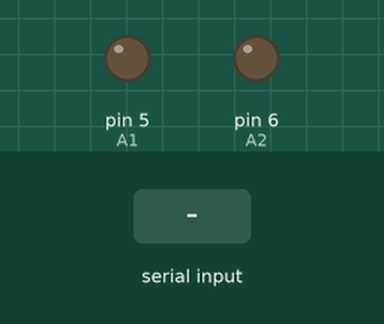
Recording of a sketch running on a simulated Arduino Uno, built with avr-gcc and run on an emulated ATmega328P. Shown: output pins drawn as LEDs (lit = HIGH). Dashed ring = blinking. The inputs (shaded band) are chosen by the test bench. What the sketch prints to the serial monitor is not drawn.

Above: at 1.2 s.
1.3 s: "30,150\n" received over Serial
At 1.91 s:
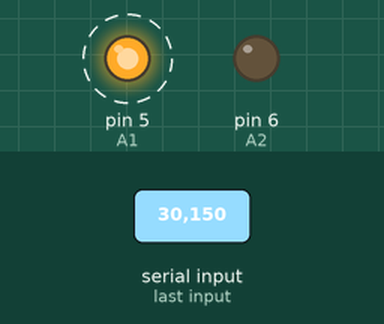
Timing chart, 0 to 4.6 s (numbered marks = the images above; inputs shaded):
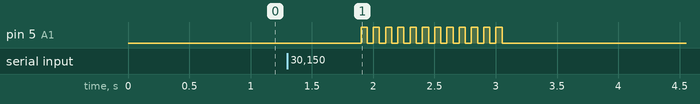

The sketch:

uno_ttMotor.ino
```cpp
// Define Motor Pin Number
#define A1 5  // Yello (A-1B)
#define A2 6  // Green (A-1A)

int incomingByte = 0; // serial data

void setup() {

  pinMode(A1, OUTPUT);
  pinMode(A2, OUTPUT);

  digitalWrite(A1, LOW);
  digitalWrite(A2, LOW);

  Serial.begin(9600);

  Serial.println("select mode");
  Serial.println("1.long movement");
  Serial.println("2.short movement");
  Serial.println("3.stop");

}
int  input = 0;
void loop() {

  // send data only when you receive data:
  if (Serial.available() > 0) {
    // read the incoming byte:
    incomingByte = Serial.read();
    input = incomingByte - 48; //convert ASCII code

  switch (input) {
    case 1:         // if input=1 ....... motor turn counter-clockwise for long period
      forward_long();
      break;
    case 2:         // if input=2 ....... motor turn counter-clockwise for short period
      forward_short();
      break;
    case 3:         // if input=1 ....... motor stop
      Stop();
      break;
  }
  delay(200);
  input=0;
}
}
void forward_long() {          //counter-clockwise for long period
  for(int i=0; i<12; i++)
  {
    analogWrite(A1, 255);
    analogWrite(A2, 0);
    delay(50);
    digitalWrite(A1, LOW);
    digitalWrite(A2, LOW);
    delay(50);
  }
}

void forward_short() {          //counter-clockwise for short period
  for(int i=0; i<1; i++)
  {
    analogWrite(A1, 255);
    analogWrite(A2, 0);
    delay(50);
    digitalWrite(A1, LOW);
    digitalWrite(A2, LOW);
    delay(70);
  }
}

void Stop() {              //function of stop
  digitalWrite(A1, LOW);
  digitalWrite(A2, LOW);
}
```

Measured:
- after the input at 1.3 s, pin 5 (A1): alternates HIGH for 0.05 s and LOW for 0.05 s, 24 changes in all, then stays LOW, starting after 0.60 s
